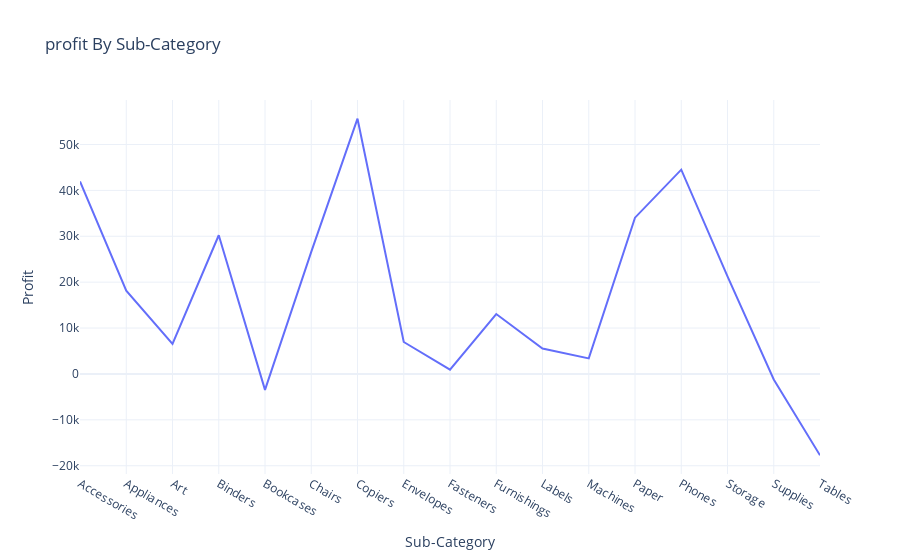

Notebook code cell kept with this figure:
### Code cell
fig=px.line(profit_by_sub_category,x='Sub-Category',y='Profit',title="profit By Sub-Category")
fig

### Figure 1 — Plotly figure (JSON) as saved in the notebook; plotly's stock layout.template omitted (floating-point values rounded to 4 significant figures)
{"data": [{"hovertemplate": "Sub-Category=%{x}<br>Profit=%{y}<extra></extra>", "legendgroup": "", "line": {"color": "#636efa", "dash": "solid"}, "marker": {"symbol": "circle"}, "mode": "lines", "name": "", "orientation": "v", "showlegend": false, "type": "scatter", "x": ["Accessories", "Appliances", "Art", "Binders", "Bookcases", "Chairs", "Copiers", "Envelopes", "Fasteners", "Furnishings", "Labels", "Machines", "Paper", "Phones", "Storage", "Supplies", "Tables"], "xaxis": "x", "y": [41940.0, 18140.0, 6528.0, 30220.0, -3473.0, 26590.0, 55620.0, 6964.0, 949.5, 13060.0, 5546.0, 3385.0, 34050.0, 44520.0, 21280.0, -1189.0, -17730.0], "yaxis": "y"}], "layout": {"autosize": true, "legend": {"tracegroupgap": 0}, "title": {"text": "profit By Sub-Category"}, "xaxis": {"anchor": "y", "autorange": true, "domain": [0, 1], "range": [0, 16], "title": {"text": "Sub-Category"}, "type": "category"}, "yaxis": {"anchor": "x", "autorange": true, "domain": [0, 1], "range": [-21800.0, 59690.0], "title": {"text": "Profit"}, "type": "linear"}}}
